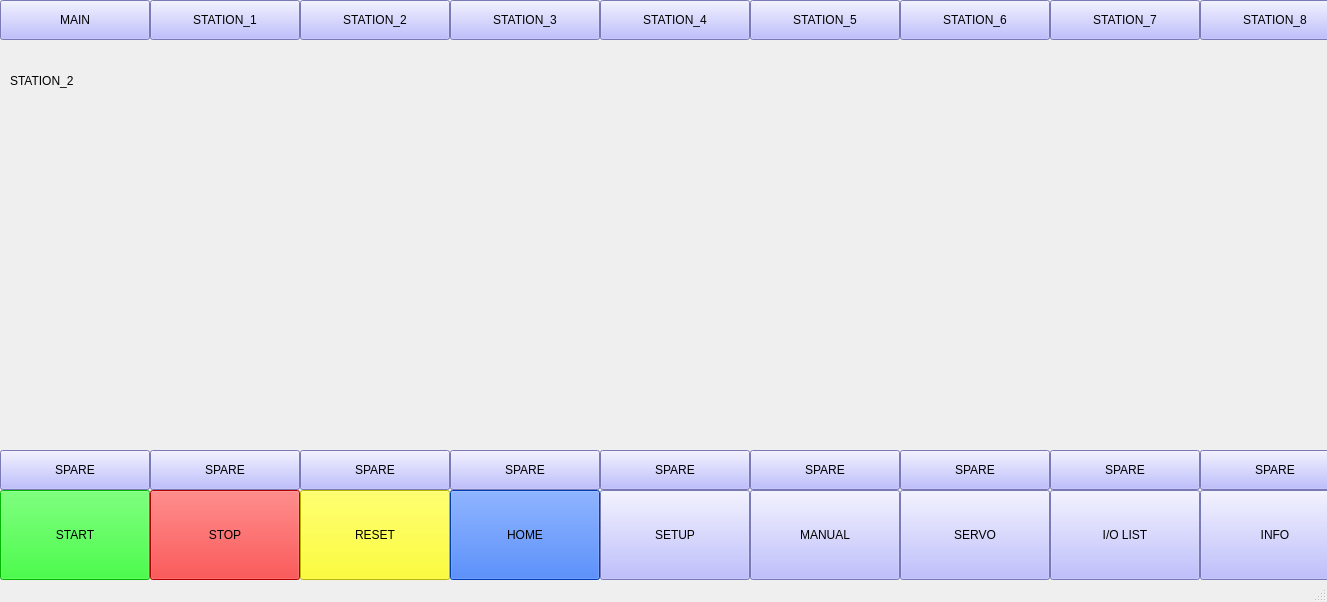
<?xml version="1.0" encoding="UTF-8"?>
<ui version="4.0">
 <class>MainWindow1</class>
 <widget class="QMainWindow" name="MainWindow1">
  <property name="geometry">
   <rect>
    <x>0</x>
    <y>0</y>
    <width>1327</width>
    <height>602</height>
   </rect>
  </property>
  <property name="windowTitle">
   <string>MainWindow</string>
  </property>
  <widget class="QWidget" name="centralwidget">
   <widget class="QPushButton" name="pushButton">
    <property name="geometry">
     <rect>
      <x>0</x>
      <y>490</y>
      <width>150</width>
      <height>90</height>
     </rect>
    </property>
    <property name="styleSheet">
     <string notr="true">background-color: rgb(0, 255, 0);
font: 700 16pt &quot;Segoe UI&quot;;
</string>
    </property>
    <property name="text">
     <string>START</string>
    </property>
   </widget>
   <widget class="QPushButton" name="pushButton_2">
    <property name="geometry">
     <rect>
      <x>150</x>
      <y>490</y>
      <width>150</width>
      <height>90</height>
     </rect>
    </property>
    <property name="styleSheet">
     <string notr="true">background-color: rgb(255, 0, 0);
font: 700 16pt &quot;Segoe UI&quot;;</string>
    </property>
    <property name="text">
     <string>STOP</string>
    </property>
   </widget>
   <widget class="QPushButton" name="pushButton_3">
    <property name="geometry">
     <rect>
      <x>300</x>
      <y>490</y>
      <width>150</width>
      <height>90</height>
     </rect>
    </property>
    <property name="styleSheet">
     <string notr="true">background-color:rgb(255, 255, 0);
font: 700 16pt &quot;Segoe UI&quot;;</string>
    </property>
    <property name="text">
     <string>RESET</string>
    </property>
   </widget>
   <widget class="QPushButton" name="pushButton_4">
    <property name="geometry">
     <rect>
      <x>450</x>
      <y>490</y>
      <width>150</width>
      <height>90</height>
     </rect>
    </property>
    <property name="styleSheet">
     <string notr="true">background-color:rgb(0, 85, 255);
font: 700 16pt &quot;Segoe UI&quot;;</string>
    </property>
    <property name="text">
     <string>HOME</string>
    </property>
   </widget>
   <widget class="QPushButton" name="pushButton_5">
    <property name="geometry">
     <rect>
      <x>600</x>
      <y>490</y>
      <width>150</width>
      <height>90</height>
     </rect>
    </property>
    <property name="toolTip">
     <string>&lt;html&gt;&lt;head/&gt;&lt;body&gt;&lt;pre style=&quot;-qt-paragraph-type:empty; margin-top:0px; margin-bottom:25px; margin-left:0px; margin-right:0px; -qt-block-indent:0; text-indent:0px; line-height:150%; font-family:'Courier New'; background-color:#3a4055;&quot;&gt;&lt;br/&gt;&lt;/pre&gt;&lt;/body&gt;&lt;/html&gt;</string>
    </property>
    <property name="styleSheet">
     <string notr="true">background-color: rgb(170, 170, 255);
font: 700 16pt &quot;Segoe UI&quot;;</string>
    </property>
    <property name="text">
     <string>SETUP</string>
    </property>
   </widget>
   <widget class="QPushButton" name="pushButton_6">
    <property name="geometry">
     <rect>
      <x>750</x>
      <y>490</y>
      <width>150</width>
      <height>90</height>
     </rect>
    </property>
    <property name="styleSheet">
     <string notr="true">background-color: rgb(170, 170, 255);
font: 700 16pt &quot;Segoe UI&quot;;</string>
    </property>
    <property name="text">
     <string>MANUAL</string>
    </property>
   </widget>
   <widget class="QPushButton" name="pushButton_7">
    <property name="geometry">
     <rect>
      <x>900</x>
      <y>490</y>
      <width>150</width>
      <height>90</height>
     </rect>
    </property>
    <property name="styleSheet">
     <string notr="true">background-color: rgb(170, 170, 255);
font: 700 16pt &quot;Segoe UI&quot;;</string>
    </property>
    <property name="text">
     <string>SERVO</string>
    </property>
   </widget>
   <widget class="QPushButton" name="pushButton_8">
    <property name="geometry">
     <rect>
      <x>1050</x>
      <y>490</y>
      <width>150</width>
      <height>90</height>
     </rect>
    </property>
    <property name="styleSheet">
     <string notr="true">background-color: rgb(170, 170, 255);
font: 700 16pt &quot;Segoe UI&quot;;</string>
    </property>
    <property name="text">
     <string>I/O LIST</string>
    </property>
   </widget>
   <widget class="QPushButton" name="pushButton_9">
    <property name="geometry">
     <rect>
      <x>750</x>
      <y>0</y>
      <width>150</width>
      <height>40</height>
     </rect>
    </property>
    <property name="styleSheet">
     <string notr="true">background-color: rgb(170, 170, 255);</string>
    </property>
    <property name="text">
     <string>STATION_5</string>
    </property>
   </widget>
   <widget class="QPushButton" name="pushButton_10">
    <property name="geometry">
     <rect>
      <x>600</x>
      <y>0</y>
      <width>150</width>
      <height>40</height>
     </rect>
    </property>
    <property name="styleSheet">
     <string notr="true">background-color: rgb(170, 170, 255);</string>
    </property>
    <property name="text">
     <string>STATION_4</string>
    </property>
   </widget>
   <widget class="QPushButton" name="pushButton_11">
    <property name="geometry">
     <rect>
      <x>900</x>
      <y>0</y>
      <width>150</width>
      <height>40</height>
     </rect>
    </property>
    <property name="styleSheet">
     <string notr="true">background-color: rgb(170, 170, 255);</string>
    </property>
    <property name="text">
     <string>STATION_6</string>
    </property>
   </widget>
   <widget class="QPushButton" name="pushButton_12">
    <property name="geometry">
     <rect>
      <x>300</x>
      <y>0</y>
      <width>150</width>
      <height>40</height>
     </rect>
    </property>
    <property name="styleSheet">
     <string notr="true">background-color: rgb(170, 170, 255);</string>
    </property>
    <property name="text">
     <string>STATION_2</string>
    </property>
   </widget>
   <widget class="QPushButton" name="pushButton_13">
    <property name="geometry">
     <rect>
      <x>450</x>
      <y>0</y>
      <width>150</width>
      <height>40</height>
     </rect>
    </property>
    <property name="styleSheet">
     <string notr="true">background-color: rgb(170, 170, 255);</string>
    </property>
    <property name="text">
     <string>STATION_3</string>
    </property>
   </widget>
   <widget class="QPushButton" name="pushButton_14">
    <property name="geometry">
     <rect>
      <x>150</x>
      <y>0</y>
      <width>150</width>
      <height>40</height>
     </rect>
    </property>
    <property name="styleSheet">
     <string notr="true">background-color: rgb(170, 170, 255);</string>
    </property>
    <property name="text">
     <string>STATION_1</string>
    </property>
   </widget>
   <widget class="QPushButton" name="pushButton_15">
    <property name="geometry">
     <rect>
      <x>1050</x>
      <y>0</y>
      <width>150</width>
      <height>40</height>
     </rect>
    </property>
    <property name="styleSheet">
     <string notr="true">background-color: rgb(170, 170, 255);
</string>
    </property>
    <property name="text">
     <string>STATION_7</string>
    </property>
   </widget>
   <widget class="QPushButton" name="pushButton_16">
    <property name="geometry">
     <rect>
      <x>0</x>
      <y>0</y>
      <width>150</width>
      <height>40</height>
     </rect>
    </property>
    <property name="styleSheet">
     <string notr="true">background-color: rgb(170, 170, 255);

</string>
    </property>
    <property name="text">
     <string>MAIN</string>
    </property>
   </widget>
   <widget class="QPushButton" name="pushButton_17">
    <property name="geometry">
     <rect>
      <x>1200</x>
      <y>490</y>
      <width>150</width>
      <height>90</height>
     </rect>
    </property>
    <property name="styleSheet">
     <string notr="true">background-color: rgb(170, 170, 255);
font: 700 16pt &quot;Segoe UI&quot;;</string>
    </property>
    <property name="text">
     <string>INFO</string>
    </property>
   </widget>
   <widget class="QPushButton" name="pushButton_18">
    <property name="geometry">
     <rect>
      <x>1200</x>
      <y>0</y>
      <width>150</width>
      <height>40</height>
     </rect>
    </property>
    <property name="styleSheet">
     <string notr="true">background-color: rgb(170, 170, 255);
</string>
    </property>
    <property name="text">
     <string>STATION_8</string>
    </property>
   </widget>
   <widget class="QPushButton" name="pushButton_19">
    <property name="geometry">
     <rect>
      <x>150</x>
      <y>450</y>
      <width>150</width>
      <height>40</height>
     </rect>
    </property>
    <property name="styleSheet">
     <string notr="true">background-color: rgb(170, 170, 255);</string>
    </property>
    <property name="text">
     <string>SPARE</string>
    </property>
   </widget>
   <widget class="QPushButton" name="pushButton_20">
    <property name="geometry">
     <rect>
      <x>1200</x>
      <y>450</y>
      <width>150</width>
      <height>40</height>
     </rect>
    </property>
    <property name="styleSheet">
     <string notr="true">background-color: rgb(170, 170, 255);
</string>
    </property>
    <property name="text">
     <string>SPARE</string>
    </property>
   </widget>
   <widget class="QPushButton" name="pushButton_21">
    <property name="geometry">
     <rect>
      <x>750</x>
      <y>450</y>
      <width>150</width>
      <height>40</height>
     </rect>
    </property>
    <property name="styleSheet">
     <string notr="true">background-color: rgb(170, 170, 255);</string>
    </property>
    <property name="text">
     <string>SPARE</string>
    </property>
   </widget>
   <widget class="QPushButton" name="pushButton_22">
    <property name="geometry">
     <rect>
      <x>300</x>
      <y>450</y>
      <width>150</width>
      <height>40</height>
     </rect>
    </property>
    <property name="styleSheet">
     <string notr="true">background-color: rgb(170, 170, 255);</string>
    </property>
    <property name="text">
     <string>SPARE</string>
    </property>
   </widget>
   <widget class="QPushButton" name="pushButton_23">
    <property name="geometry">
     <rect>
      <x>450</x>
      <y>450</y>
      <width>150</width>
      <height>40</height>
     </rect>
    </property>
    <property name="styleSheet">
     <string notr="true">background-color: rgb(170, 170, 255);</string>
    </property>
    <property name="text">
     <string>SPARE</string>
    </property>
   </widget>
   <widget class="QPushButton" name="pushButton_24">
    <property name="geometry">
     <rect>
      <x>1050</x>
      <y>450</y>
      <width>150</width>
      <height>40</height>
     </rect>
    </property>
    <property name="styleSheet">
     <string notr="true">background-color: rgb(170, 170, 255);
</string>
    </property>
    <property name="text">
     <string>SPARE</string>
    </property>
   </widget>
   <widget class="QPushButton" name="pushButton_25">
    <property name="geometry">
     <rect>
      <x>900</x>
      <y>450</y>
      <width>150</width>
      <height>40</height>
     </rect>
    </property>
    <property name="styleSheet">
     <string notr="true">background-color: rgb(170, 170, 255);</string>
    </property>
    <property name="text">
     <string>SPARE</string>
    </property>
   </widget>
   <widget class="QPushButton" name="pushButton_26">
    <property name="geometry">
     <rect>
      <x>0</x>
      <y>450</y>
      <width>150</width>
      <height>40</height>
     </rect>
    </property>
    <property name="styleSheet">
     <string notr="true">background-color: rgb(170, 170, 255);

</string>
    </property>
    <property name="text">
     <string>SPARE</string>
    </property>
   </widget>
   <widget class="QPushButton" name="pushButton_27">
    <property name="geometry">
     <rect>
      <x>600</x>
      <y>450</y>
      <width>150</width>
      <height>40</height>
     </rect>
    </property>
    <property name="styleSheet">
     <string notr="true">background-color: rgb(170, 170, 255);</string>
    </property>
    <property name="text">
     <string>SPARE</string>
    </property>
   </widget>
   <widget class="QLabel" name="label">
    <property name="geometry">
     <rect>
      <x>10</x>
      <y>40</y>
      <width>181</width>
      <height>81</height>
     </rect>
    </property>
    <property name="styleSheet">
     <string notr="true">
font: 700 26pt &quot;Segoe UI&quot;;</string>
    </property>
    <property name="text">
     <string>STATION_2</string>
    </property>
   </widget>
  </widget>
  <widget class="QMenuBar" name="menubar">
   <property name="geometry">
    <rect>
     <x>0</x>
     <y>0</y>
     <width>1327</width>
     <height>22</height>
    </rect>
   </property>
  </widget>
  <widget class="QStatusBar" name="statusbar"/>
 </widget>
 <resources/>
 <connections/>
</ui>
